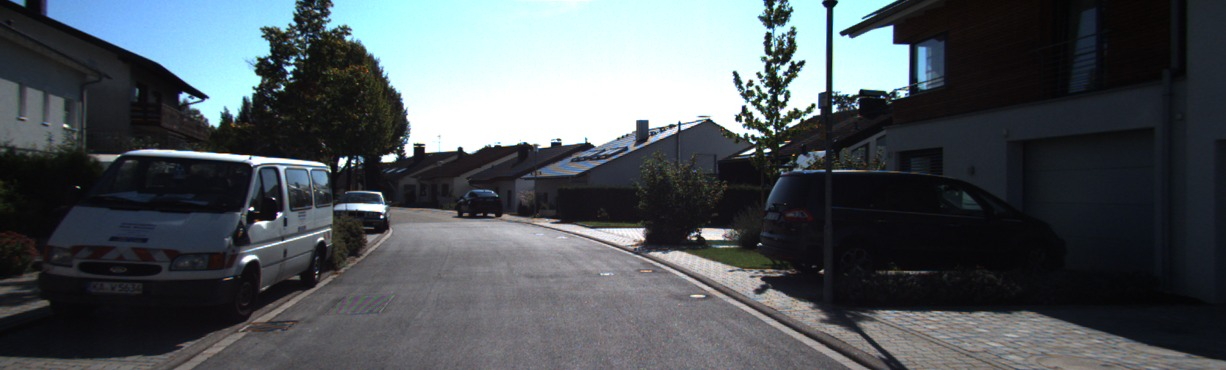
#> input picture data/image1.jpg, 1226 x 370 px
$ python test.py   (older library calls are emulated)
#> lines starting #> are read from the running program, lines starting #| are printed output that depends on the picture; long printed decimals are rounded
### homework/submission.py
"""
Homework2.
Replace 'pass' by your implementation.
"""
import numpy as np
from scipy.linalg import svd
import helper
from scipy.optimize import least_squares

# Insert your package here

'''
Q2.3.2: Eight Point algorithm
    Input:  pts1, Nx2 Matrix
            pts2, Nx2 Matrix
            M, a scalar parameter computed as max (imwidth, imheight)
    Output: f, the fundamental matrix
'''


def eightpoint(pts1, pts2, M):
    # Scale the point coordinates by M
    pts1 = pts1 / M
    pts2 = pts2 / M

    # Construct the A matrix
    N = pts1.shape[0]
    A = np.zeros((N, 9))
    for i in range(N):
        x, y = pts1[i]
        u, v = pts2[i]
        A[i] = [x*u, x*v, x, y*u, y*v, y, u, v, 1]

    # Solve the homogeneous linear system using SVD
    _, _, V = svd(A)
    F = V[-1].reshape(3, 3)

    # Enforce the singularity constraint on F
    U, s, Vt = svd(F)
    s[2] = 0
    F = U @ np.diag(s) @ Vt

    # Refine the solution using local minimization
    F = helper.refineF(F, pts1, pts2)

    # Unscale the fundamental matrix
    T = np.diag([1/M, 1/M, 1])
    F = T.T @ F @ T

    return F
    pass


'''
Q2.4.1: Compute the essential matrix E.
    Input:  f, fundamental matrix
            K1, internal camera calibration matrix of camera 1
            K2, internal camera calibration matrix of camera 2
    Output: E, the essential matrix
'''
def essentialMatrix(f, K1, K2):
    # Replace pass by your implementation
    e = K2.T @ f @ K1
    return e
    pass

'''
Q2.4.2: Triangulate a set of 2D coordinates in the image to a set of 3D points.
    Input:  C1, the 3x4 camera matrix
            pts1, the Nx2 matrix with the 2D image coordinates per row
            C2, the 3x4 camera matrix
            pts2, the Nx2 matrix with the 2D image coordinates per row
    Output: P, the Nx3 matrix with the corresponding 3D points per row
            err, the reprojection error.
'''
def triangulate(C1, pts1, C2, pts2):
    x1, y1 = pts1[:, 0], pts1[:, 1]
    x2, y2 = pts2[:, 0], pts2[:, 1]

    A1 = np.column_stack((C1[0, 0]-C1[2, 0]*x1, C1[0, 1]-C1[2, 1]*x1, C1[0, 2]-C1[2, 2]*x1, C1[0, 3]-C1[2, 3]*x1))
    A2 = np.column_stack((C1[1, 0]-C1[2, 0]*y1, C1[1, 1]-C1[2, 1]*y1, C1[1, 2]-C1[2, 2]*y1, C1[1, 3]-C1[2, 3]*y1))
    A3 = np.column_stack((C2[0, 0]-C2[2, 0]*x2, C2[0, 1]-C2[2, 1]*x2, C2[0, 2]-C2[2, 2]*x2, C2[0, 3]-C2[2, 3]*x2))
    A4 = np.column_stack((C2[1, 0]-C2[2, 0]*y2, C2[1, 1]-C2[2, 1]*y2, C2[1, 2]-C2[2, 2]*y2, C2[1, 3]-C2[2, 3]*y2))

    # calculate the 3D coordinates for each point
    N = pts1.shape[0]
    W = np.zeros((N, 4))
    for ind in range(N):
        A = np.vstack((A1[ind, :], A2[ind, :], A3[ind, :], A4[ind, :]))
        _, _, vh = np.linalg.svd(A)
        W[ind, :] = vh[-1, :]

    # normalize homogeneous coordinates
    W = W / W[:, 3].reshape(-1, 1)

    # project to 2D points
    proj1 = C1 @ W.T
    proj2 = C2 @ W.T
    proj1 = proj1[:2, :] / proj1[2, :]
    proj2 = proj2[:2, :] / proj2[2, :]

    # compute error
    err = np.sum((proj1.T - pts1)**2 + (proj2.T - pts2)**2)

    return W[:, :3], err
# [33 lines left out: function triangulate2, not called in this run]


'''
Q2.5.1: 3D visualization of the temple images.
    Input:  im1, the first image
            im2, the second image
            f, the fundamental matrix
            x1, x-coordinates of a pixel on im1
            y1, y-coordinates of a pixel on im1
    Output: x2, x-coordinates of the pixel on im2
            y2, y-coordinates of the pixel on im2

'''
# [119 lines left out: functions epipolarCorrespondence, epipolarCorrespondence2, not called in this run]

'''
Q3.1: Decomposition of the essential matrix to rotation and translation.
    Input:  im1, the first image
            im2, the second image
            k1, camera intrinsic matrix of the first frame
            k1, camera intrinsic matrix of the second frame
    Output: R, rotation
            r, translation

'''
def essentialDecomposition(im1, im2, k1, k2):

    import cv2
    from skimage.measure import ransac
    from skimage.transform import AffineTransform
    # Convert images to grayscale
    gray_img1 = cv2.cvtColor(im1, cv2.COLOR_BGR2GRAY)
    gray_img2 = cv2.cvtColor(im2, cv2.COLOR_BGR2GRAY)


    sift = cv2.SIFT_create()


    keypoints1, descriptors1 = sift.detectAndCompute(gray_img1, None)
    keypoints2, descriptors2 = sift.detectAndCompute(gray_img2, None)


    bf_matcher = cv2.FlannBasedMatcher()


    matches = bf_matcher.knnMatch(descriptors1, descriptors2, k=4)

    good_matches = []
    for match_list in matches:
        if len(match_list) < 2:
            continue
        match1, match2 = match_list[:2]
        good_matches.append(match1)

    good_matches.sort(key=lambda x: x.distance)

    src_points = np.float32([keypoints1[match.queryIdx].pt for match in good_matches[:150]]).reshape(-1, 1, 2)
    dst_points = np.float32([keypoints2[match.trainIdx].pt for match in good_matches[:150]]).reshape(-1, 1, 2)

    src_points=src_points.reshape((-1, 2))
    dst_points=dst_points.reshape((-1, 2))

    src_pts=src_points.squeeze()
    dst_pts=dst_points.squeeze()
    _, inliers = ransac((src_points, dst_points), AffineTransform,
                         min_samples=4, residual_threshold=8, max_trials=10000)
    src_points = src_points[inliers]
    dst_points = dst_points[inliers]
    M=max(im1.shape[0],im1.shape[1],im2.shape[0],im2.shape[1])

    F= eightpoint(src_pts, dst_pts, M)
    E = essentialMatrix(F, k1,k2)

    # Compute the decomposition of the essential matrix
    U, _, Vt = svd(E)
    W = np.array([[0, -1, 0], [1, 0, 0], [0, 0, 1]])
    R1 = U @ W @ Vt
    R2 = U @ W.T @ Vt
    t1 = U[:, 2]
    t2 = -U[:, 2]

    if np.linalg.det(R1) < 0:
        R1 *= -1
        t1 *= -1
    if np.linalg.det(R2) < 0:
        R2 *= -1
        t2 *= -1
    def formT(R, t):
        T = np.eye(4, dtype=np.float64)
        T[:3, :3] = R
        T[:3, 3] = t
        return T
    M2s=[(R1,t1,formT(R1,t1)),(R1,t2,formT(R1,t2)),(R2,t1,formT(R2,t1)),(R2,t2,formT(R2,t2))]
    M1=np.hstack((np.eye(3), np.zeros((3, 1))))
    best_M2=None
    max_num_in_front=0
    for i in range(4):
        r,t,M2=M2s[i]
        t.reshape((3,1))
        M2c=M2[:3, :]
        P, err = triangulate(k1@M1, src_points, k2@M2c, dst_points)
        # Check if the projected points have positive depth
        P_hom = np.hstack((P, np.ones((P.shape[0], 1))))
        pts1_proj = k1@M1 @ P_hom.T
        pts2_proj = k2@M2c @ P_hom.T
        z1 = pts1_proj[2, :]
        z2 = pts2_proj[2, :]
        in_front = (z1 > 0) & (z2 > 0)
        num_in_front = np.sum(in_front)
        # Update the best M2 matrix and the maximum number of points in front if necessary
        if num_in_front > max_num_in_front:
            best_M2 = (r,t)
            max_num_in_front = num_in_front
    # Compute the camera poses for the four possible solutions
    return best_M2


'''
Q3.2: Implement a monocular visual odometry.
    Input:  datafolder, the folder of the provided monocular video sequence
            GT_pose, the provided ground-truth (GT) pose for each frame
            plot=True, draw the estimated and the GT camera trajectories in the same plot
    Output: trajectory, the estimated camera trajectory (with scale aligned)

'''
# [91 lines left out: function visualOdometry, not called in this run]

### homework/helper.py
"""
Homework2.
Helper functions.
"""
from os import error
import numpy as np
import matplotlib.pyplot as plt
import scipy.optimize
import submission as sub

# [50 lines left out: functions _epipoles, displayEpipolarF, not called in this run]


def _singularize(F):
    U, S, V = np.linalg.svd(F)
    S[-1] = 0
    F = U.dot(np.diag(S).dot(V))
    return F

def _objective_F(f, pts1, pts2):
    F = _singularize(f.reshape([3, 3]))
    num_points = pts1.shape[0]
    hpts1 = np.concatenate([pts1, np.ones([num_points, 1])], axis=1)
    hpts2 = np.concatenate([pts2, np.ones([num_points, 1])], axis=1)
    Fp1 = F.dot(hpts1.T)
    FTp2 = F.T.dot(hpts2.T)

    r = 0
    for fp1, fp2, hp2 in zip(Fp1.T, FTp2.T, hpts2):
        r += (hp2.dot(fp1))**2 * (1/(fp1[0]**2 + fp1[1]**2) + 1/(fp2[0]**2 + fp2[1]**2))
    return r

def refineF(F, pts1, pts2):
    f = scipy.optimize.fmin_powell(
        lambda x: _objective_F(x, pts1, pts2), F.reshape([-1]),
        maxiter=100000,
        maxfun=10000
    )
    return _singularize(f.reshape([3, 3]))

# [87 lines left out: functions camera2, epipolarMatchGUI, getAbsoluteScale, not called in this run]

### homework/test.py
import numpy as np
from helper import *
from submission import *
import cv2
# Define the camera intrinsics
K1 = np.array([[700, 0, 320], [0, 700, 240], [0, 0, 1]])
K2 = K1
im1= cv2.imread("../data/image1.jpg")
#> im1 is the input picture: shape (370, 1226, 3); mean B, G, R 90.4, 85.9, 79.1
im2=im1
GT_Pose_flat = np.random.rand(10, 12)  # 10 poses, each represented as a flattened 3x4 camera matrix
GT_Pose = GT_Pose_flat.reshape(-1, 3, 4)

# Define the expected results
expected_R = GT_Pose[1][:3, :3] @ np.linalg.inv(GT_Pose[0][:3, :3])
expected_t = GT_Pose[1][:3, 3] - expected_R @ GT_Pose[0][:3, 3]
expected_scale = np.linalg.norm(GT_Pose[1][:3, 3] - GT_Pose[0][:3, 3])

# Compute the relative camera motion between the frames
[R1, R2], [t1, t2] = essentialDecomposition(im1, im2, K1, K2)
#> in essentialDecomposition, `gray_img1 = cv2.cvtColor(im1, cv2.COLOR_BGR2GRAY)`:
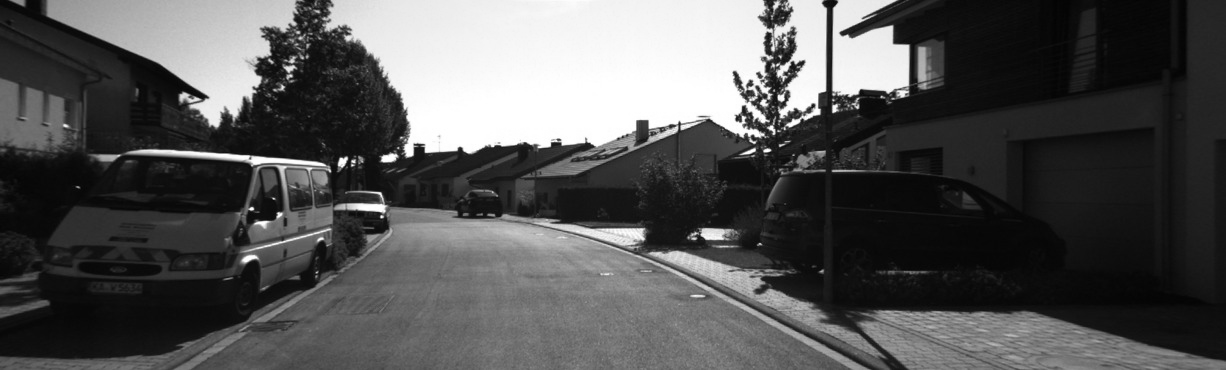
#> gray_img1: shape (370, 1226); min 3, max 255, mean 84.4
#> in essentialDecomposition, `keypoints1, descriptors1 = sift.detectAndCompute(gray_img1, None)`: keypoints1 = 1354 keypoints; strongest (x, y, size): (342, 162, 5.9), (252, 209, 2.6), (389, 158, 7.6), (781, 98, 4.4)
#> in essentialDecomposition, `keypoints2, descriptors2 = sift.detectAndCompute(gray_img2, None)`: keypoints2 has the same summary as keypoints1
#> in essentialDecomposition, `matches = bf_matcher.knnMatch(descriptors1, descriptors2, k=4)`: matches = 1354 matches
#> in essentialDecomposition, `src_points = np.float32([keypoints1[match.queryIdx].pt for match in go..`: src_points = 150 rows, first 8: [3.36, 150.1], [9.9, 144.5], [11.51, 149.3], [12.67, 359.4], [16, 6.51], [16.33, 312.3], [17.72, 291.4], [18.58, 272.1]
#> in essentialDecomposition, `dst_points = np.float32([keypoints2[match.trainIdx].pt for match in go..`: dst_points has the same summary as src_points
#> in essentialDecomposition, `src_points=src_points.reshape((-1, 2))`: src_points = 150 pairs, first value 3.36 to 240, second value 6.51 to 362.8
#> in essentialDecomposition, `dst_points=dst_points.reshape((-1, 2))`: dst_points has the same summary as src_points
#> in essentialDecomposition, `src_pts=src_points.squeeze()`: src_pts has the same summary as src_points
#> in essentialDecomposition, `dst_pts=dst_points.squeeze()`: dst_pts has the same summary as src_points
#> in eightpoint, `pts1 = pts1 / M`: pts1 = 150 pairs, first value 0.00274 to 0.196, second value 0.00531 to 0.296
#> in eightpoint, `pts2 = pts2 / M`: pts2 has the same summary as pts1
#> the loop in eightpoint, `for i in range(N):` made 150 passes
#> (x, y, u, v) on passes 1 to 12: (0.00274, 0.122, 0.00274, 0.122), (0.00807, 0.118, 0.00807, 0.118), (0.00939, 0.122, 0.00939, 0.122), (0.0103, 0.293, 0.0103, 0.293), (0.0131, 0.00531, 0.0131, 0.00531), (0.0133, 0.255, 0.0133, 0.255), (0.0145, 0.238, 0.0145, 0.238), (0.0152, 0.222, 0.0152, 0.222), (0.0183, 0.0977, 0.0183, 0.0977), (0.0197, 0.253, 0.0197, 0.253), (0.021, 0.226, 0.021, 0.226), (0.021, 0.226, 0.021, 0.226)
#> in eightpoint, `F = V[-1].reshape(3, 3)`: F = [[5.95e-15, -0.697, -0.103], [0.697, 1.91e-15, -0.0608], [0.103, 0.0608, 2.28e-17]]
#> in eightpoint, `U, s, Vt = svd(F)`: U = [[-1.44e-14, 0.996, 0.0859], [-0.989, 0.0125, -0.145], [-0.146, -0.085, 0.986]]; s = [0.707, 0.707, 1.73e-16]; Vt = [[-0.996, -0.0125, 0.085], [-5.96e-15, -0.989, -0.146], [0.0859, -0.145, 0.986]]
#> in eightpoint, `F = U @ np.diag(s) @ Vt`: F = [[5.97e-15, -0.697, -0.103], [0.697, 6.32e-15, -0.0608], [0.103, 0.0608, -5.68e-17]]
#| Optimization terminated successfully.
#|          Current function value: 0
#|          Iterations: 1
#|          Function evaluations: 106
#> in refineF, `f = scipy.optimize.fmin_powell( lambda x: _objective_F(x, pts1, pts2),..`: f = [5.97e-15, -0.697, -0.103, 0.697, 6.32e-15, -0.0608, 0.103, 0.0608, -5.68e-17]
#> in eightpoint, `F = helper.refineF(F, pts1, pts2)`: F = [[5.89e-15, -0.697, -0.103], [0.697, 6.32e-15, -0.0608], [0.103, 0.0608, -5.23e-17]]
#> in eightpoint, `F = T.T @ F @ T`: F = [[3.92e-21, -4.64e-07, -8.38e-05], [4.64e-07, 4.21e-21, -4.96e-05], [8.38e-05, 4.96e-05, -5.23e-17]]
#> in essentialMatrix, `e = K2.T @ f @ K1`: e = [[1.92e-15, -0.227, -0.137], [0.227, 2.06e-15, 0.0692], [0.137, -0.0692, 7.91e-16]]
#> in essentialDecomposition, `E = essentialMatrix(F, k1,k2)`: E has the same summary as e in essentialMatrix
#> in essentialDecomposition, `U, _, Vt = svd(E)`: U = [[-5.33e-15, 0.968, -0.252], [-0.857, -0.13, -0.498], [-0.515, 0.216, 0.829]]; Vt = [[-0.968, 0.13, -0.216], [1.98e-15, -0.857, -0.515], [0.252, 0.498, -0.829]]
#> in essentialDecomposition, `R1 = U @ W @ Vt`: R1 = [[-1, -7.37e-15, -1.98e-15], [7.22e-15, -1, 2.29e-15], [1.81e-15, -2.51e-15, -1]]
#> in essentialDecomposition, `R2 = U @ W.T @ Vt`: R2 = [[0.873, -0.252, 0.419], [-0.252, 0.503, 0.827], [0.419, 0.827, -0.376]]
#> in essentialDecomposition, `t1 = U[:, 2]`: t1 = [-0.252, -0.498, 0.829]
#> in essentialDecomposition, `t2 = -U[:, 2]`: t2 = [0.252, 0.498, -0.829]
#> in essentialDecomposition, `R1 *= -1`: R1 = [[1, 7.37e-15, 1.98e-15], [-7.22e-15, 1, -2.29e-15], [-1.81e-15, 2.51e-15, 1]]
#> in essentialDecomposition, `t1 *= -1`: t1 = [0.252, 0.498, -0.829]
#> in essentialDecomposition, `R2 *= -1`: R2 = [[-0.873, 0.252, -0.419], [0.252, -0.503, -0.827], [-0.419, -0.827, 0.376]]
#> in essentialDecomposition, `t2 *= -1`: t2 = [-0.252, -0.498, 0.829]
#> the loop in essentialDecomposition, `for i in range(4):` made 4 passes
#> (t, err, num_in_front, max_num_in_front) on pass 2: ([-0.252, -0.498, 0.829], 2.64e-08, 150, 150)
#> (t, err, num_in_front) on passes 1, 3, 4: ([0.252, 0.498, -0.829], 2.64e-08, 0), ([0.252, 0.498, -0.829], 2.21e-07, 0), ([-0.252, -0.498, 0.829], 2.21e-07, 0)
#> after the loop in essentialDecomposition, `for i in range(4):`: max_num_in_front = 150
#> (the run stopped early here; a loop or call above may not have finished)

$ run again, with data/image2.jpg copied over data/image1.jpg
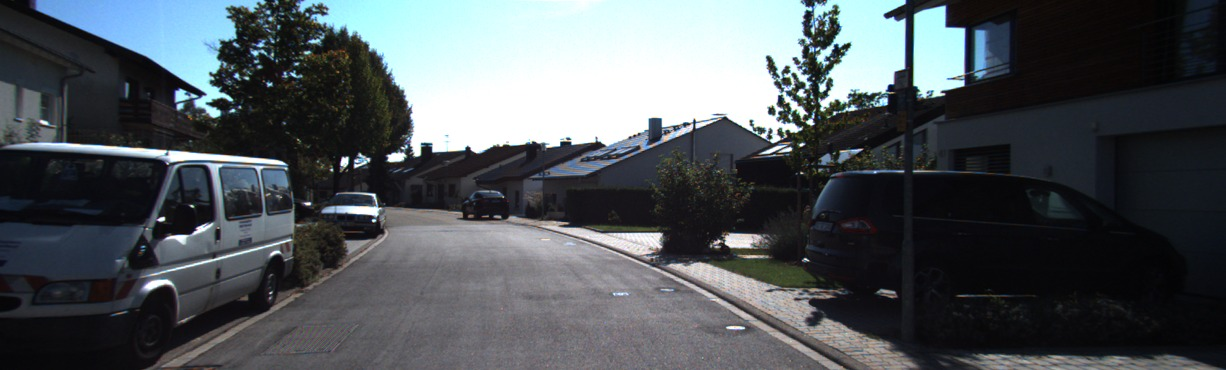
#> input picture data/image2.jpg, 1226 x 370 px
#> im1 is the input picture: shape (370, 1226, 3); mean B, G, R 89.8, 85.6, 79.5
#> in essentialDecomposition, `gray_img1 = cv2.cvtColor(im1, cv2.COLOR_BGR2GRAY)`:
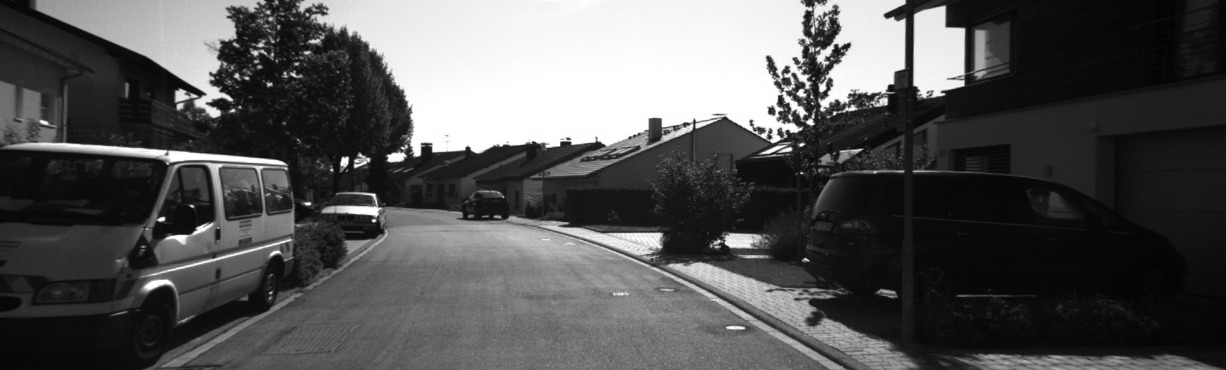
#> gray_img1: shape (370, 1226); min 1, max 255, mean 84.3
#> keypoints1 = 1580 keypoints; strongest (x, y, size): (344, 161, 5.7), (395, 157, 8.4), (810, 122, 4.4), (771, 111, 5)
#> keypoints2 has the same summary as keypoints1
#> matches = 1580 matches
#> in essentialDecomposition, `src_points = np.float32([keypoints1[match.queryIdx].pt for match in go..`: src_points = 150 rows, first 8: [2.61, 141], [10.15, 136.5], [10.15, 136.5], [12.78, 142.9], [14.73, 139], [15.21, 120], [15.9, 123.2], [19.72, 121.3]
#> in essentialDecomposition, `dst_points = np.float32([keypoints2[match.trainIdx].pt for match in go..`: dst_points has the same summary as src_points
#> in essentialDecomposition, `src_points=src_points.reshape((-1, 2))`: src_points = 150 pairs, first value 2.61 to 208.6, second value 43.95 to 366.8
#> in essentialDecomposition, `dst_points=dst_points.reshape((-1, 2))`: dst_points has the same summary as src_points
#> src_pts has the same summary as src_points
#> dst_pts has the same summary as src_points
#> pts1 = 150 pairs, first value 0.00213 to 0.17, second value 0.0358 to 0.299
#> pts2 has the same summary as pts1
#> the loop in eightpoint, `for i in range(N):` made 150 passes
#> (x, y, u, v) on passes 1 to 8: (0.00213, 0.115, 0.00213, 0.115), (0.00828, 0.111, 0.00828, 0.111), (0.00828, 0.111, 0.00828, 0.111), (0.0104, 0.117, 0.0104, 0.117), (0.012, 0.113, 0.012, 0.113), (0.0124, 0.0979, 0.0124, 0.0979), (0.013, 0.1, 0.013, 0.1), (0.0161, 0.099, 0.0161, 0.099)
#> in eightpoint, `F = V[-1].reshape(3, 3)`: F = [[-5.51e-16, 0.152, -0.687], [-0.152, -5.29e-17, 0.0719], [0.687, -0.0719, -1.25e-17]]
#> in eightpoint, `U, s, Vt = svd(F)`: U = [[0.995, -1.55e-15, 0.102], [-0.0993, -0.216, 0.971], [-0.0219, 0.976, 0.215]]; s = [0.707, 0.707, 8.46e-17]; Vt = [[7.49e-16, 0.216, -0.976], [0.995, -0.0993, -0.0219], [-0.102, -0.971, -0.215]]
#> in eightpoint, `F = U @ np.diag(s) @ Vt`: F = [[-5.66e-16, 0.152, -0.687], [-0.152, -4.35e-17, 0.0719], [0.687, -0.0719, -4.7e-16]]
#| Optimization terminated successfully.
#|          Current function value: 0
#|          Iterations: 1
#|          Function evaluations: 102
#> f = [-5.66e-16, 0.152, -0.687, -0.152, -4.35e-17, 0.0719, 0.687, -0.0719, -4.7e-16]
#> in eightpoint, `F = helper.refineF(F, pts1, pts2)`: F = [[-6.52e-16, 0.152, -0.687], [-0.152, -8.85e-17, 0.0719], [0.687, -0.0719, -2.52e-16]]
#> in eightpoint, `F = T.T @ F @ T`: F = [[-4.34e-22, 1.01e-07, -0.00056], [-1.01e-07, -5.89e-23, 5.86e-05], [0.00056, -5.86e-05, -2.52e-16]]
#> e = [[-2.13e-16, 0.0495, -0.375], [-0.0495, -2.88e-17, 0.0184], [0.375, -0.0184, -4.72e-16]]
#> E has the same summary as e in essentialMatrix
#> in essentialDecomposition, `U, _, Vt = svd(E)`: U = [[0.999, 1.11e-16, 0.0486], [-0.0482, -0.131, 0.99], [-0.00636, 0.991, 0.131]]; Vt = [[-7.41e-16, 0.131, -0.991], [0.999, -0.0482, -0.00636], [-0.0486, -0.99, -0.131]]
#> in essentialDecomposition, `R1 = U @ W @ Vt`: R1 = [[-1, -5.15e-16, 5.67e-16], [6.18e-16, -1, 3.32e-16], [-2.65e-16, -4.31e-16, -1]]
#> in essentialDecomposition, `R2 = U @ W.T @ Vt`: R2 = [[0.995, -0.0963, -0.0127], [-0.0963, -0.961, -0.259], [-0.0127, -0.259, 0.966]]
#> in essentialDecomposition, `t1 = U[:, 2]`: t1 = [0.0486, 0.99, 0.131]
#> in essentialDecomposition, `t2 = -U[:, 2]`: t2 = [-0.0486, -0.99, -0.131]
#> in essentialDecomposition, `R1 *= -1`: R1 = [[1, 5.15e-16, -5.67e-16], [-6.18e-16, 1, -3.32e-16], [2.65e-16, 4.31e-16, 1]]
#> in essentialDecomposition, `t1 *= -1`: t1 = [-0.0486, -0.99, -0.131]
#> in essentialDecomposition, `R2 *= -1`: R2 = [[-0.995, 0.0963, 0.0127], [0.0963, 0.961, 0.259], [0.0127, 0.259, -0.966]]
#> in essentialDecomposition, `t2 *= -1`: t2 = [0.0486, 0.99, 0.131]
#> the loop in essentialDecomposition, `for i in range(4):` made 4 passes
#> (t, err, num_in_front, max_num_in_front) on pass 1: ([-0.0486, -0.99, -0.131], 1.9e-08, 138, 138)
#> after the loop in essentialDecomposition, `for i in range(4):`: max_num_in_front = 138
